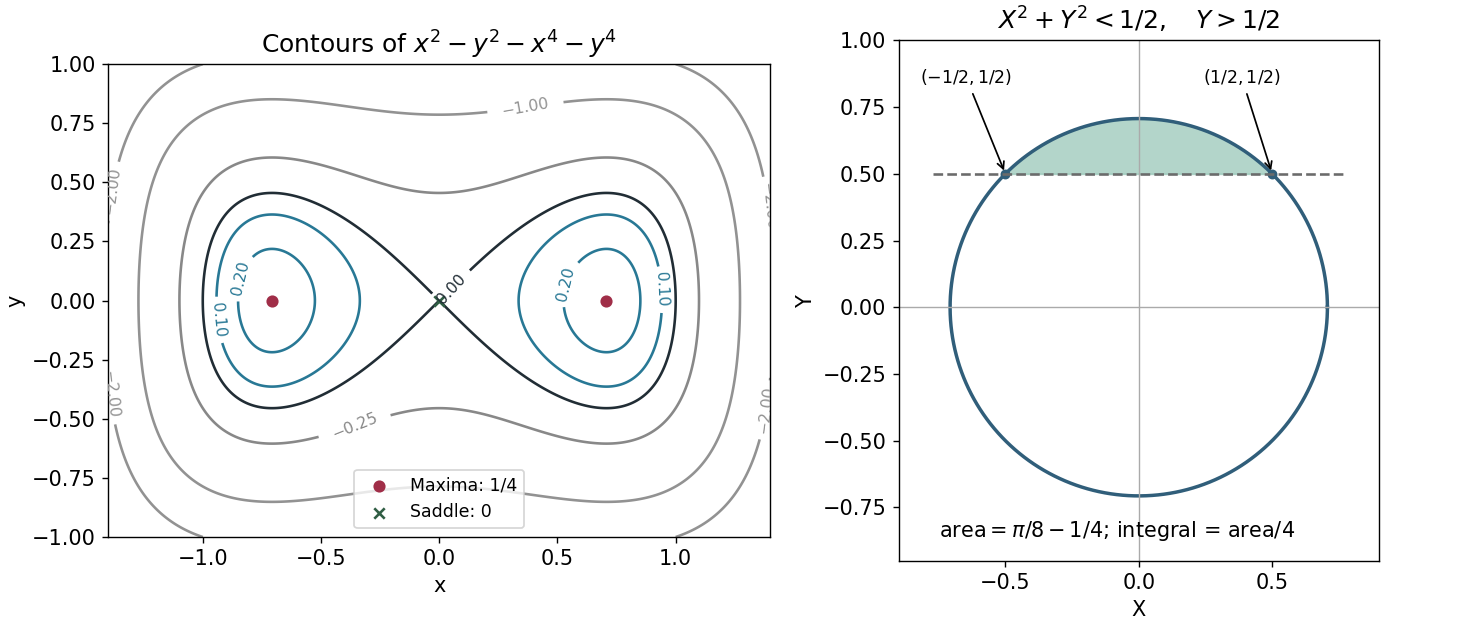

Write Python code to recreate this figure.
"""Plot quartic contours and the transformed integration cap; output to cwd."""
from pathlib import Path
import matplotlib
matplotlib.use("Agg")
import matplotlib.pyplot as plt
import numpy as np

plt.rcParams.update({"font.size": 12, "figure.facecolor": "white"})
fig, axes = plt.subplots(1, 2, figsize=(11.8, 5), layout="constrained")
x = np.linspace(-1.4, 1.4, 550)
y = np.linspace(-1, 1, 500)
xx, yy = np.meshgrid(x, y)
ff = xx*xx-yy*yy-xx**4-yy**4
ax = axes[0]
levels = [-2, -1, -.25, 0, .1, .2]
cs = ax.contour(xx, yy, ff, levels=levels, colors=["#929292", "#929292", "#888888", "#212d35", "#287895", "#287895"])
ax.clabel(cs, fontsize=9, inline=True)
ax.scatter([-1/np.sqrt(2), 1/np.sqrt(2)], [0, 0], color="#a02e48", label="Maxima: 1/4", zorder=3)
ax.scatter([0], [0], color="#305e44", marker="x", label="Saddle: 0", zorder=3)
ax.set(xlabel="x", ylabel="y", title=r"Contours of $x^2-y^2-x^4-y^4$")
ax.set_aspect("equal")
ax.legend(loc="lower center", fontsize=10)
ax = axes[1]
r = 1/np.sqrt(2)
t = np.linspace(0, 2*np.pi, 600)
ax.plot(r*np.cos(t), r*np.sin(t), color="#305e7a", lw=2)
capx = np.linspace(-.5, .5, 400)
ax.fill_between(capx, .5, np.sqrt(.5-capx*capx), color="#93c4b4", alpha=.7)
ax.plot([-.77, .77], [.5, .5], "--", color="#6b6b6b")
ax.axhline(0, color="#aaaaaa", lw=.8)
ax.axvline(0, color="#aaaaaa", lw=.8)
ax.scatter([-.5, .5], [.5, .5], color="#305e7a", s=22)
ax.annotate(r"$(-1/2,1/2)$", xy=(-.5, .5), xytext=(-.82, .84), fontsize=10, arrowprops={"arrowstyle": "->"})
ax.annotate(r"$(1/2,1/2)$", xy=(.5, .5), xytext=(.24, .84), fontsize=10, arrowprops={"arrowstyle": "->"})
ax.text(-.75, -.86, r"$\mathrm{area}=\pi/8-1/4$; integral = area$/4$")
ax.set(xlim=(-.9, .9), ylim=(-.95, 1), xlabel="X", ylabel="Y", title=r"$X^2+Y^2<1/2,\quad Y>1/2$")
ax.set_aspect("equal")
fig.savefig(Path.cwd()/Path(__file__).with_suffix(".png").name, dpi=125, facecolor="white")
